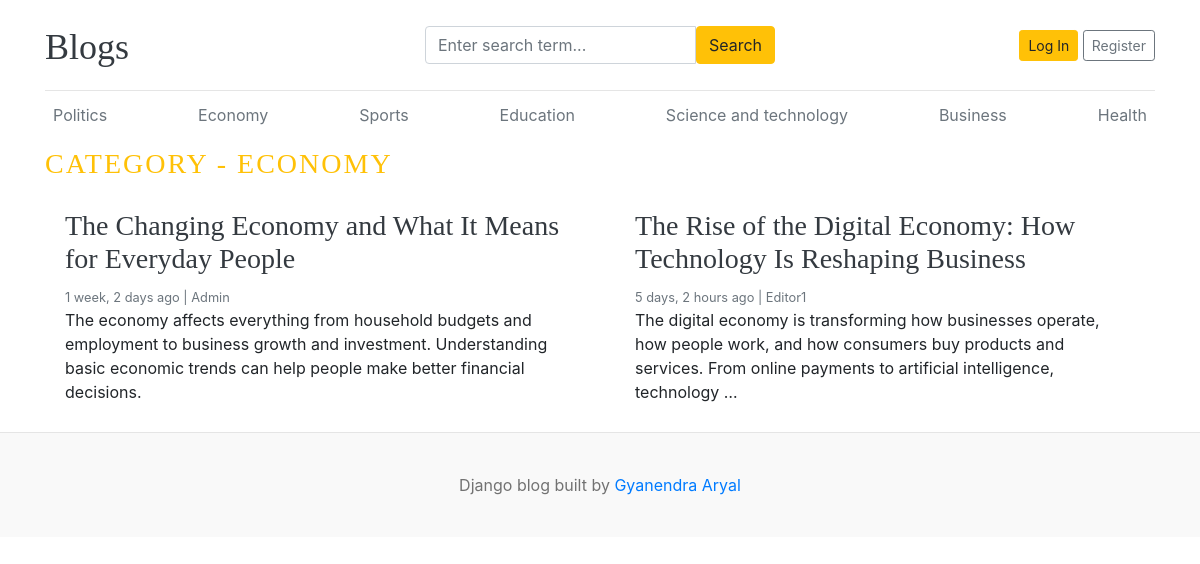
Before: /category/2/ with the older database file.
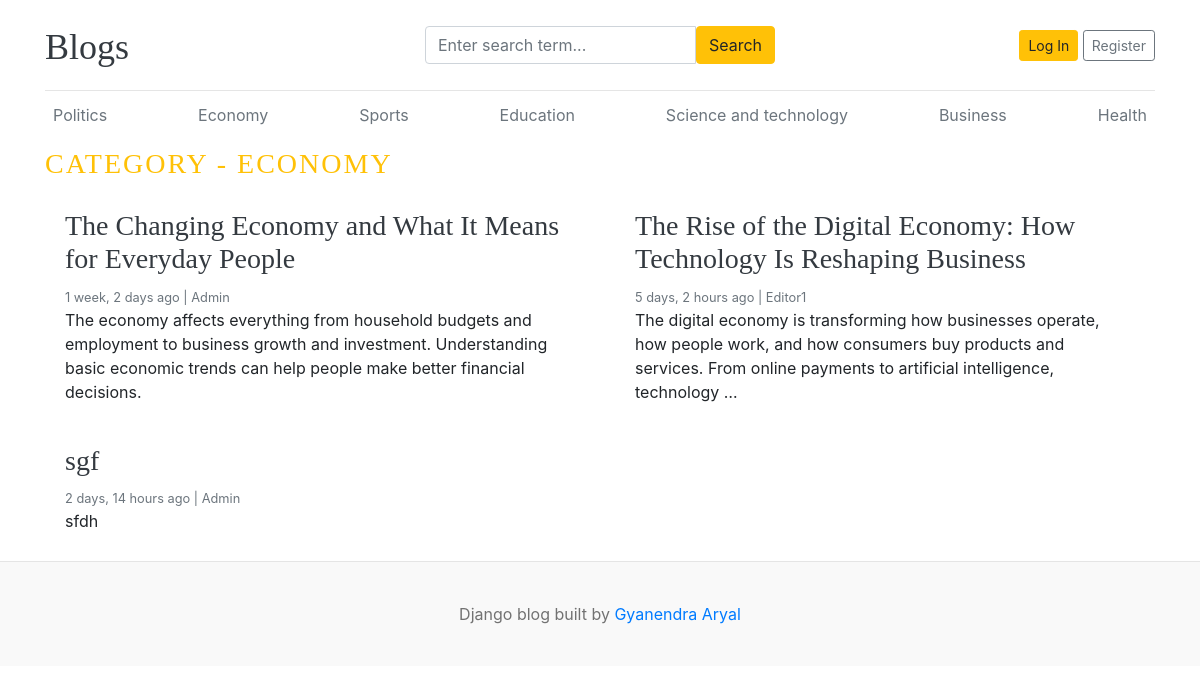
After: the same page with the newer database file.
### blogs/models.py (models this page shows)
class Category(models.Model):
    id = models.BigAutoField(primary_key=True)
    category_name = models.CharField(max_length=100, unique=True)
    created_at = models.DateTimeField(auto_now_add=True)
    updated_at = models.DateTimeField(auto_now=True)
    class Meta:
        verbose_name_plural = "categories"
    def __str__(self):
        return self.category_name

class Blog(models.Model):
    STATUS_CHOICES = [
        ("Draft", "DRAFT"),
        ("Published", "PUBLISHED"),
    ]
    id = models.BigAutoField(primary_key=True)
    title = models.CharField(max_length=100)
    slug = models.SlugField(max_length=150, unique=True, blank=True)
    category = models.ForeignKey(Category, on_delete=models.CASCADE)
    author = models.ForeignKey(User, on_delete=models.CASCADE)
    featured_image = models.ImageField(upload_to="uploads/%Y/%m/%d")
    short_description = models.TextField()
    blog_body = models.TextField()
    status = models.CharField(choices=STATUS_CHOICES, default="Draft", max_length=20)
    is_featured = models.BooleanField(default=False)
    created_at = models.DateTimeField(auto_now_add=True)
    updated_at = models.DateTimeField(auto_now=True)
    def __str__(self):
        return self.title

### blogs/views.py (the view)
# urls.py: path("<int:id>/", views.posts_by_category, name="posts_by_category"),
def posts_by_category(request, id):
    posts = Blog.objects.filter(status="Published", category=id)
    print(id,posts)
    category = get_object_or_404(Category, id=id)
    context = {"posts": posts, "category": category}
    return render(request, "post_by_category.html", context)

### blogs/context_processors.py (called while the page is built)
def get_categories(request):
    categories = Category.objects.all()
    return dict(categories=categories)

def get_social_links(request):
    social_links = SocialLink.objects.all()
    return dict(social_links=social_links)

### templates/post_by_category.html
{% extends "base.html" %}
{% block content %}
<h3 class = "text-uppercase text-warning" style = "letter-spacing: 2px;">Category - {{category}} </h3>
  <div class="row mb-2">
    {% if posts %}
    {% for post in posts %}
    <div class="col-md-6">
      <div class="card border-0" >
        <div class="card-body">
          <h3><a href="{% url 'blogs' post.slug%}" class = "text-dark">{{post.title}} </a></h3>
          <small class="mb-1 text-muted">{{post.created_at | timesince}} ago | <span class = "text-capitalize">{{post.author}}</span> </small>
          <p class="card-text">{{post.short_description | truncatewords:25}} </p>
        </div>
      </div>
    </div>
    {% endfor %}
    {% else %}
    <p class = "text-center">No posts Found</p>
    {% endif %}
  </div>
</div>
{% endblock content %}

### templates/base.html (shortened to what this page needs)
{%load static%}
<!DOCTYPE html>
<html lang="en">
<head>
    <link href="https://getbootstrap.com/docs/4.0/dist/css/bootstrap.min.css" rel="stylesheet">
    <link href="{% static 'css/blog.css'%}" rel="stylesheet">
    <link rel="stylesheet" href="https://cdnjs.cloudflare.com/ajax/libs/font-awesome/4.7.0/css/font-awesome.min.css">
  </head>
<body>
    <div class="container">
      <header class="blog-header py-3">
        <div class="row flex-nowrap justify-content-between align-items-center">
          <div class="col-4 pt-1">
            <a class="blog-header-logo text-dark" href="/">Blogs</a>
          </div>
          <div class = "col-4">
            <form action="{% url "search" %}" method="GET">
                <div class="input-group">
                    <input class="form-control" name="keyword" value="{{ keyword }}" type="text" placeholder="Enter search term...">
                    <button type="submit" class="btn btn-warning " id="button-search">Search</button>
                </div>
            </form>
          </div>
          <div class="col-4 d-flex justify-content-end align-items-center">
            {% if not user.is_authenticated %}
            <a class="btn btn-sm btn-warning" href="{% url "login"%}">Log In</a> &nbsp;
            <a class="btn btn-sm btn-outline-secondary" href="{% url 'register'%}">Register</a>
            {% endif %}
          </div>
        </div>
      </header>
      <div class="nav-scroller py-1 mb-2">
        <nav class="nav d-flex justify-content-between">
            {% for cat in categories%}
          <a class="p-2 text-muted" href="{% url 'posts_by_category' cat.id %} ">{{cat}}</a>
          {% endfor %}
        </nav>
      </div>
{% block content %}
{% endblock content %}
<footer class="blog-footer">
    <p>Django blog built by <a href="#">Gyanendra Aryal</a></p>
</footer>
</body>
</html>

Changed rows visible on the page:
added Blog: title "sgf", created_at "2 days, 14 hours", author "Admin", short_description "sfdh"
